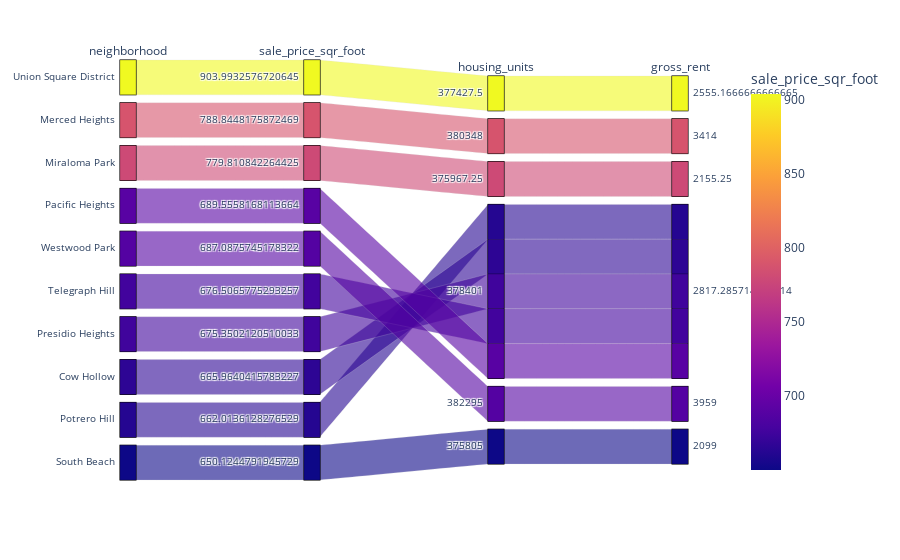

This figure's notebook cell:
### Markdown cell above
### Create a parallel coordinates plot and parallel categories plot of most expensive neighborhoods in San Francisco per year

### Code cell
# Parallel Categories Plot
px.parallel_categories(df_most_expensive, dimensions =['neighborhood','sale_price_sqr_foot', 'housing_units', 'gross_rent'], color ='sale_price_sqr_foot')

### Figure 1 — Plotly figure (JSON) as saved in the notebook; plotly's stock layout.template omitted (floating-point values rounded to 4 significant figures)
{"data": [{"dimensions": [{"label": "neighborhood", "values": ["Union Square District", "Merced Heights", "Miraloma Park", "Pacific Heights", "Westwood Park", "Telegraph Hill", "Presidio Heights", "Cow Hollow", "Potrero Hill", "South Beach"]}, {"label": "sale_price_sqr_foot", "values": [904.0, 788.8, 779.8, 689.6, 687.1, 676.5, 675.4, 666.0, 662.0, 650.1]}, {"label": "housing_units", "values": [377400.0, 380348, 376000.0, 378401, 382295, 378401, 378401, 378401, 378401, 375805]}, {"label": "gross_rent", "values": [2555.0, 3414, 2155.0, 2817.0, 3959, 2817.0, 2817.0, 2817.0, 2817.0, 2099]}], "domain": {"x": [0, 1], "y": [0, 1]}, "line": {"color": [904.0, 788.8, 779.8, 689.6, 687.1, 676.5, 675.4, 666.0, 662.0, 650.1], "coloraxis": "coloraxis"}, "name": "", "type": "parcats"}], "layout": {"autosize": true, "coloraxis": {"colorbar": {"title": {"text": "sale_price_sqr_foot"}}, "colorscale": [[0, "#0d0887"], [0.1111, "#46039f"], [0.2222, "#7201a8"], [0.3333, "#9c179e"], [0.4444, "#bd3786"], [0.5556, "#d8576b"], [0.6667, "#ed7953"], [0.7778, "#fb9f3a"], [0.8889, "#fdca26"], [1, "#f0f921"]]}, "legend": {"tracegroupgap": 0}, "margin": {"t": 60}}}
